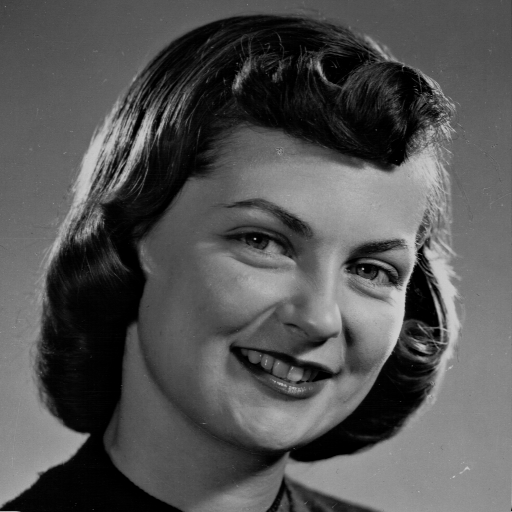
%> input picture date/5.bmp, 512 x 512 px
$ octave main.m   (GNU Octave 9; MATLAB toolbox functions it lacks are replaced by stand-ins)
%> lines starting %> are read from the running program, lines starting %| are printed output that depends on the picture
### noise_en1.m
function [ cip, key_pre ] = noise_en1( p, key )
%   NOISE_EN 此处显示有关此函数的摘要
%   分解基为4、4、4、4的类噪声加密

[m,n] = size(p);

key = SHA(key,'SHA-256');
key_pre = dkey( p,key );

p_min = key_pre(1);
a = key_pre(2);b = key_pre(3);c = key_pre(4);d = key_pre(5);
p1 = p-p_min;
ma = floor(p1/(b*c*d));
mb = floor(mod(p1,(b*c*d))/(c*d));
mc = floor(mod(p1,(c*d))/d);
md = mod(p1,d);
x0 = key_pre(6);y0 = key_pre(7);z0 = key_pre(8);w0 = key_pre(9);

[x,y,z,w] = DCSLE(x0,y0,z0,w0,m*n);
[~, x_sort] = sort(x);
[~, y_sort] = sort(y);
[~, z_sort] = sort(z);
[~, w_sort] = sort(w);
% 置乱
ma1 = scrambling( ma,x_sort );
mb1 = scrambling( mb,y_sort );
mc1 = scrambling( mc,z_sort );
md1 = scrambling( md,w_sort );
% 置换
ma2 = mod(ma1+reshape(x_sort,m,n),a);
mb2 = mod(mb1+reshape(y_sort,m,n),b);
mc2 = mod(mc1+reshape(z_sort,m,n),c);
md2 = mod(md1+reshape(w_sort,m,n),d);

cip = ma2*(b*c*d) + mb2*(c*d) + mc2*d + md2;

end


function h = SHA(inp,meth)
% HASH - Convert an input variable into a message digest using any of
%        several common hash algorithms
%
% USAGE: h = hash(inp,'meth')
%
% inp  = input variable, of any of the following classes:
%        char, uint8, logical, double, single, int8, uint8,
%        int16, uint16, int32, uint32, int64, uint64
% h    = hash digest output, in hexadecimal notation
% meth = hash algorithm, which is one of the following:
%        MD2, MD5, SHA-1, SHA-256, SHA-384, or SHA-512
%
% NOTES: (1) If the input is a string or uint8 variable, it is hashed
%            as usual for a byte stream. Other classes are converted into
%            their byte-stream values. In other words, the hash of the
%            following will be identical:
%                     'abc'
%                     uint8('abc')
%                     char([97 98 99])
%            The hash of the follwing will be different from the above,
%            because class "double" uses eight byte elements:
%                     double('abc')
%                     [97 98 99]
%            You can avoid this issue by making sure that your inputs
%            are strings or uint8 arrays.
%        (2) The name of the hash algorithm may be specified in lowercase
%            and/or without the hyphen, if desired. For example,
%            h=hash('my text to hash','sha256');
%        (3) Carefully tested, but no warranty. Use at your own risk.
%        (4) Michael Kleder, Nov 2005
%
% EXAMPLE:
%
% algs={'MD2','MD5','SHA-1','SHA-256','SHA-384','SHA-512'};
% for n=1:6
%     h=hash('my sample text',algs{n});
%     disp([algs{n} ' (' num2str(length(h)*4) ' bits):'])
%     disp(h)
% end

inp=inp(:);
% convert strings and logicals into uint8 format
if ischar(inp) || islogical(inp)
    inp=uint8(inp);
else % convert everything else into uint8 format without loss of data
    inp=typecast(inp,'uint8');
end

% verify hash method, with some syntactical forgiveness:
meth=upper(meth);
switch meth
    case 'SHA1'
        meth='SHA-1';
    case 'SHA256'
        meth='SHA-256';
    case 'SHA384'
        meth='SHA-384';
    case 'SHA512'
        meth='SHA-512';
    otherwise
end
algs={'MD2','MD5','SHA-1','SHA-256','SHA-384','SHA-512'};
if isempty(strcmp(algs,meth))
    error(['Hash algorithm must be ' ...
        'MD2, MD5, SHA-1, SHA-256, SHA-384, or SHA-512']);
end

% create hash
x=java.security.MessageDigest.getInstance(meth);
x.update(inp);
h=typecast(x.digest,'uint8');
h=dec2hex(h)';
if(size(h,1))==1 % remote possibility: all hash bytes  128, so pad:
    h=[repmat('0',[1 size(h,2)]);h];
end
h=lower(h(:)');
clear x
return

end

% [98 lines left out: functions dkey, DCSLE, scrambling, not called in this run]

### main.m
%% 有意义密文综述文献对比
clc;clear all;close all;clear;

%% 类噪声密文为均匀分布类型
key='8d5ab8ba5340fce4420829ad5d12a0e45dacb0858544163d04c1d02b73e3697d';

im = imread('date/5.bmp');
%> im is the input picture: size 512x512 uint8; min 0, max 207, mean 83.6
im = double(imresize(im,[256,256]));
%> im: size 256x256 double
cover = double(imread('date/6.bmp'));
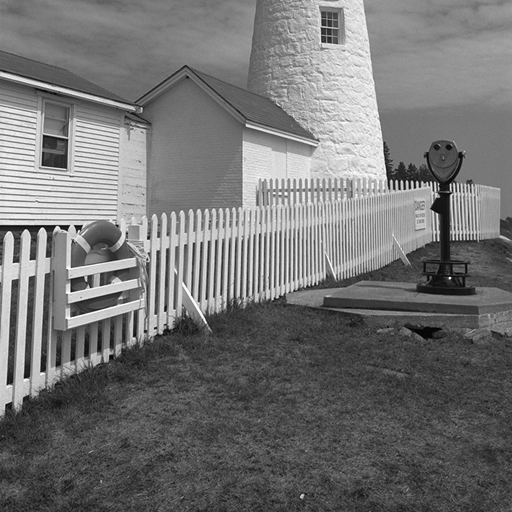
%> input picture date/6.bmp, 512 x 512 px
%> cover: size 512x512 double; min 2, max 255, mean 115.4; mean of the top-left, top-right, bottom-left and bottom-right quarters 138.2, 149.9, 96.2, 77.3
dwt_typ='haar';

psnr11=[];
ssim11=[];

imwrite(uint8(cover(230:280,50:100)),'cip1/1.bmp')
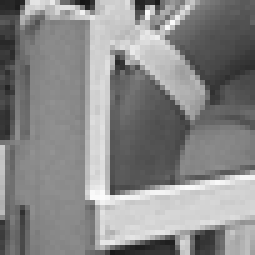
%> saved as 1.bmp: size 51x51 uint8 (shown 5 times larger); min 22, max 252, mean 136.4
imwrite(uint8(cover),'cip1/2.bmp')

% Image encryption: Generating visually meaningful encrypted images
[ tcip, key_pre ] = noise_en1( im, key );
%> the run ends on the next line
